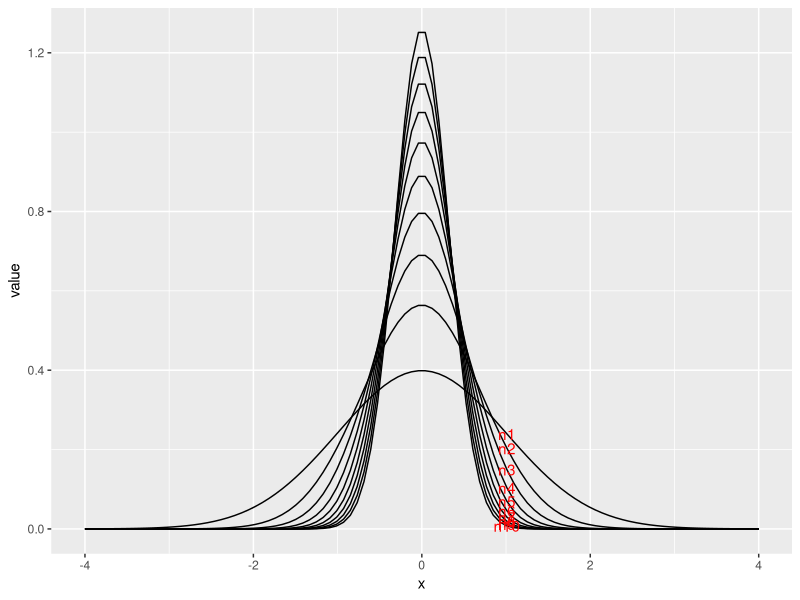
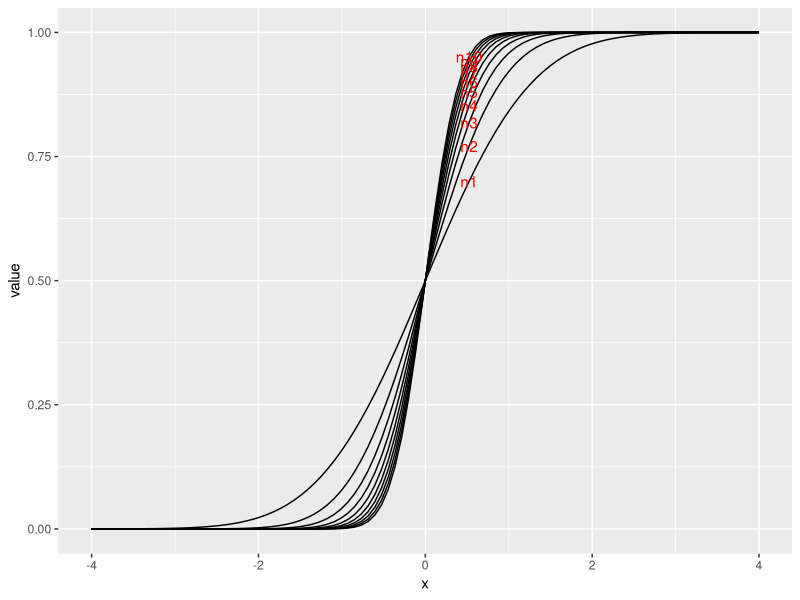

Write the R code that produced these figures, in order.


library("dplyr")
library("reshape2")
library("lazyeval")
library("ggplot2")
library("labeling")
library("lubridate")


# help(package="base")
# rm(list=ls())

# create input vector: 
x <- seq(-4,4, length=100)

# ---------------------
# plot pdfs: --------------
# ---------------------

fx <- function(n, input_vector){
      dnorm(x, mean=0, sd=1/sqrt(n))
}

# fx1 <- fx(1,input_vector = x)

# create data frame with x and f(x) values for different values of n: 
normal_curves <- lapply(seq(1:10), fx, input_vector=x) %>% 
      # "input_vector=x" => specify that second arg of fx always takes value x
      as.data.frame

colnames(normal_curves) <- paste0("n", 1:10)
normal_curves <- mutate(normal_curves,
                        x=seq(-4,4, length=100)) %>%
                  select(11,1:10)

str(normal_curves)


# putting data in long form to allow facetting by value of n: 
normal_curves_long <- melt(normal_curves, id.vars = "x")
str(normal_curves_long)

p1 <- ggplot(normal_curves_long, aes(x=x, y=value, group=variable)) + 
      geom_line() + 
      geom_text(data=filter(normal_curves_long,
                            x>=1 & x<=1.05),  # filtering to get single point from each                                                  curve 
                aes(label=variable), 
                col="red") ; p1  
      
            
            
# ---------------------
# plot cdfs: --------------
# ---------------------
Fx <- function(n, input_vector){
      pnorm(x, mean=0, sd=1/sqrt(n))
}

# fx1 <- fx(1,input_vector = x)

# create data frame with x and f(x) values for different values of n: 
normal_curves_cdf <- lapply(seq(1:10), Fx, input_vector=x) %>% 
      # "input_vector=x" => specify that second arg of fx always takes value x
      as.data.frame

colnames(normal_curves_cdf) <- paste0("n", 1:10)
normal_curves_cdf <- mutate(normal_curves_cdf,
                        x=seq(-4,4, length=100)) %>%
      select(11,1:10)

str(normal_curves_cdf)
summary(normal_curves_cdf)

# putting data in long form to allow facetting by value of n: 
normal_curves_cdf_long <- melt(normal_curves_cdf, id.vars = "x")
str(normal_curves_cdf_long)

p2 <- ggplot(normal_curves_cdf_long, aes(x=x, y=value, group=variable)) + 
      geom_line() + 
      geom_text(data=filter(normal_curves_cdf_long,
                            x>=.5 & x<=.6),  # filtering to get single point from each                                                  curve 
                aes(label=variable), 
                col="red") ; p2  


      
